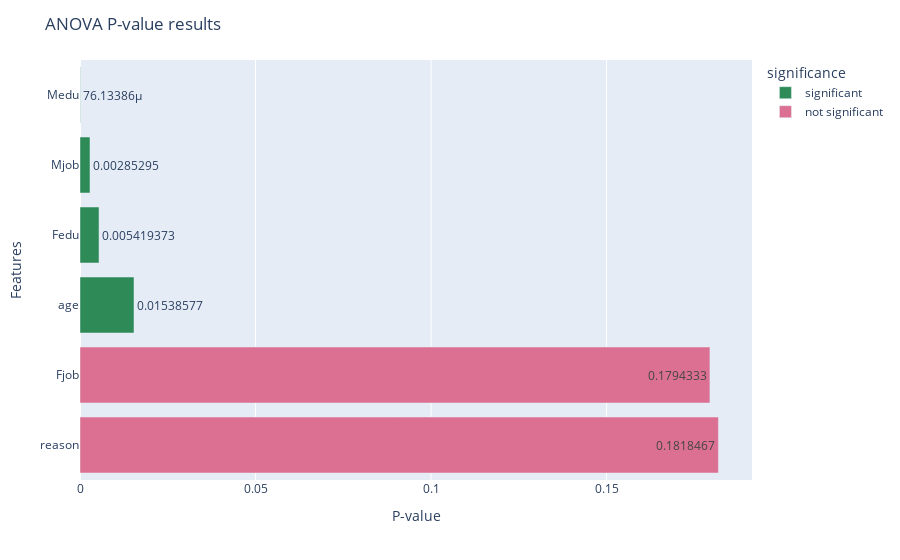

Here is the notebook cell this chart was saved with:
### Code cell
anova_res_df = pd.json_normalize(anova_sorted_results)
anova_res_df['significance'] = np.where(anova_res_df['pvalue']<0.05, 'significant','not significant')

px.bar(
    anova_res_df,
    y='feature',
    x='pvalue',
    orientation='h',
    color='significance',
    text_auto = True,
    color_discrete_map={
    'significant': 'seagreen',
    'not significant': 'palevioletred'
    }
).update_layout(
    yaxis={'categoryorder':'total descending'},
    xaxis_title = 'P-value',
    yaxis_title = 'Features',
    title = "ANOVA P-value results"
)

### Figure 1 — Plotly figure (JSON) as saved in the notebook; plotly's stock layout.template omitted (floating-point values rounded to 4 significant figures)
{"data": [{"alignmentgroup": "True", "hovertemplate": "significance=significant<br>pvalue=%{x}<br>feature=%{y}<extra></extra>", "legendgroup": "significant", "marker": {"color": "seagreen", "pattern": {"shape": ""}}, "name": "significant", "offsetgroup": "significant", "orientation": "h", "showlegend": true, "textposition": "auto", "texttemplate": "%{x}", "type": "bar", "x": [7.613e-05, 0.002853, 0.005419, 0.01539], "xaxis": "x", "y": ["Medu", "Mjob", "Fedu", "age"], "yaxis": "y"}, {"alignmentgroup": "True", "hovertemplate": "significance=not significant<br>pvalue=%{x}<br>feature=%{y}<extra></extra>", "legendgroup": "not significant", "marker": {"color": "palevioletred", "pattern": {"shape": ""}}, "name": "not significant", "offsetgroup": "not significant", "orientation": "h", "showlegend": true, "textposition": "auto", "texttemplate": "%{x}", "type": "bar", "x": [0.1794, 0.1818], "xaxis": "x", "y": ["Fjob", "reason"], "yaxis": "y"}], "layout": {"barmode": "relative", "legend": {"title": {"text": "significance"}, "tracegroupgap": 0}, "margin": {"t": 60}, "title": {"text": "ANOVA P-value results"}, "xaxis": {"anchor": "y", "domain": [0, 1], "title": {"text": "P-value"}}, "yaxis": {"anchor": "x", "categoryorder": "total descending", "domain": [0, 1], "title": {"text": "Features"}}}}
